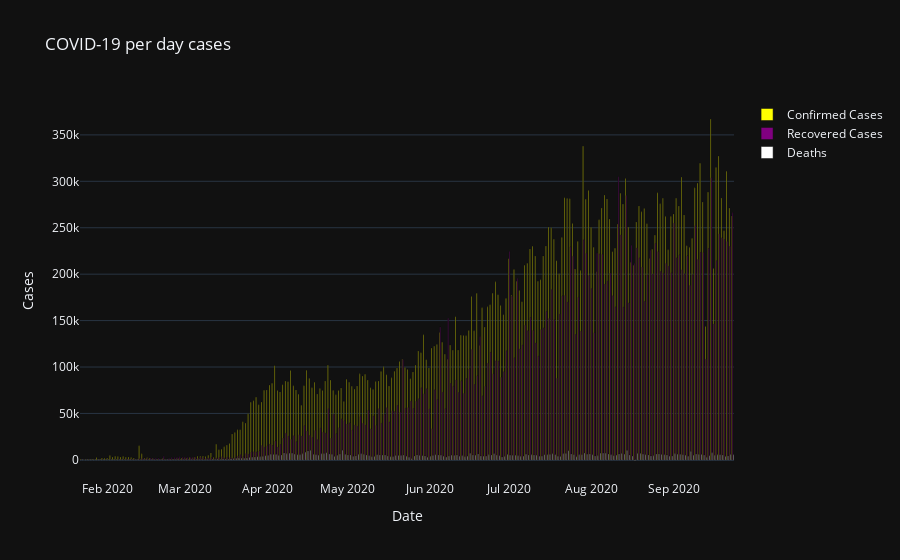

Here is the notebook cell this chart was saved with:
### Code cell
trace_Confirmed = go.Bar(x=per_day_cases.Date,
                  y=per_day_cases.Confirmed,
                  name='Confirmed Cases',
                  marker=dict(color='yellow'))

trace_Recovered = go.Bar(x=per_day_cases.Date,
                y=per_day_cases.Recovered,
                name='Recovered Cases',
                marker=dict(color='purple'))

trace_Deaths = go.Bar(x=per_day_cases.Date,
                y=per_day_cases.Deaths,
                name='Deaths',
                marker=dict(color='white'))

data = [trace_Confirmed, trace_Recovered, trace_Deaths]

layout = go.Layout(title="COVID-19 per day cases",
                xaxis=dict(title='Date'),
                yaxis=dict(title='Cases'))

fig = go.Figure(data=data, layout=layout)
fig.update_layout(template='plotly_dark')

py.iplot(fig)

### Figure 1 — Plotly figure (JSON) as saved in the notebook; plotly's stock layout.template omitted (floating-point values rounded to 4 significant figures; data arrays with more than 128 entries replaced by an {"elided": "..."} marker saying what was removed)
{"data": [{"marker": {"color": "yellow"}, "name": "Confirmed Cases", "type": "bar", "x": {"elided": "246 str values"}, "y": {"elided": "246 int values"}}, {"marker": {"color": "purple"}, "name": "Recovered Cases", "type": "bar", "x": {"elided": "246 str values"}, "y": {"elided": "246 int values"}}, {"marker": {"color": "white"}, "name": "Deaths", "type": "bar", "x": {"elided": "246 str values"}, "y": {"elided": "246 int values"}}], "layout": {"title": {"text": "COVID-19 per day cases"}, "xaxis": {"title": {"text": "Date"}}, "yaxis": {"title": {"text": "Cases"}}}}
